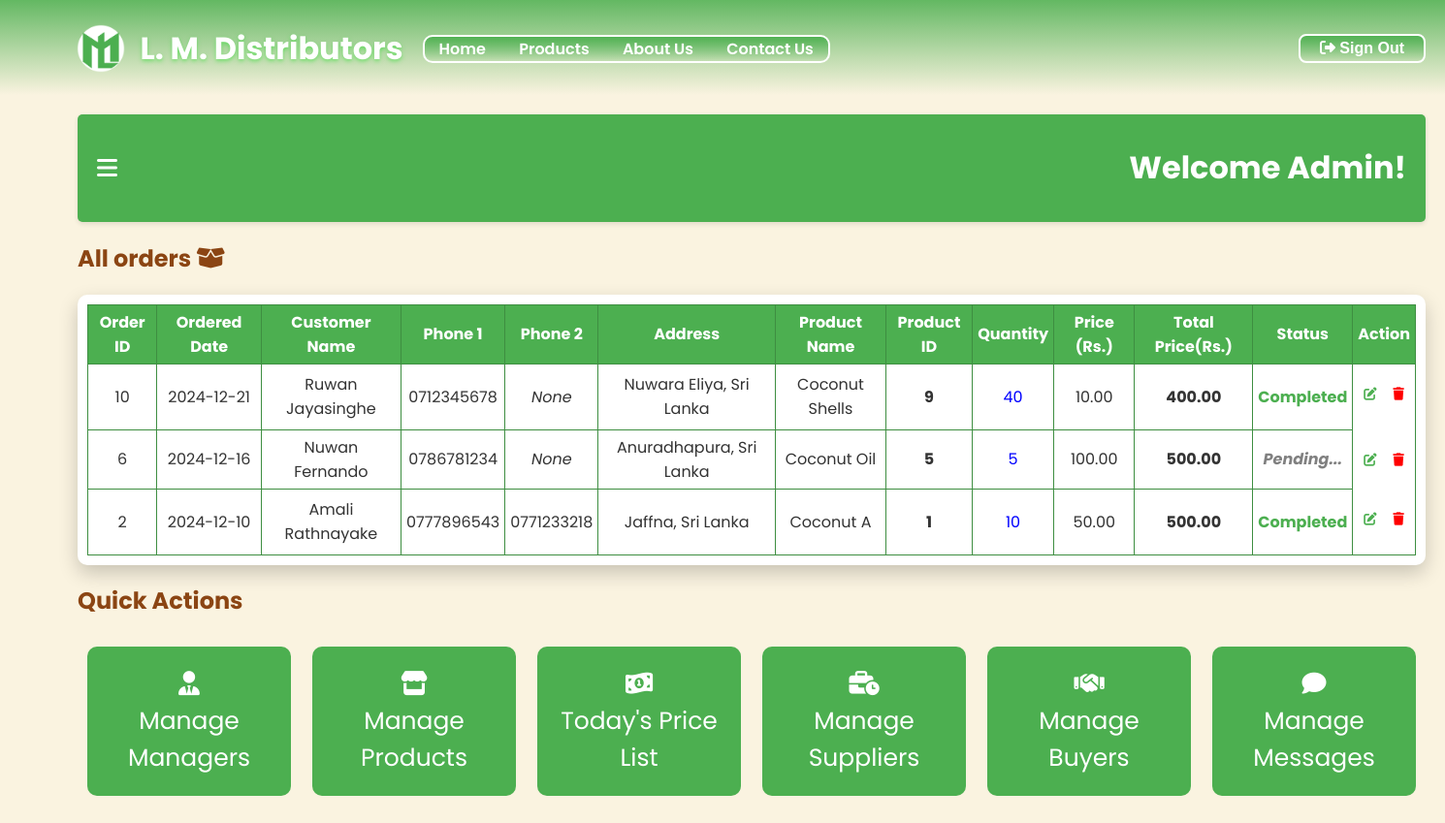
/manageOrders.php (signed in), run on the app's committed database.
### tables this page shows
CREATE TABLE `order` (
  `orderID` int(11) NOT NULL,
  `date` date NOT NULL,
  `name` varchar(255) NOT NULL,
  `phone1` varchar(15) NOT NULL,
  `phone2` varchar(15) DEFAULT NULL,
  `address` text NOT NULL,
  `productName` varchar(255) NOT NULL,
  `productid` int(11) DEFAULT NULL,
  `quantity` int(11) NOT NULL,
  `itemPrice` decimal(10,2) DEFAULT NULL,
  `totalPrice` decimal(10,2) NOT NULL,
  `status` enum('pending','completed','cancelled') NOT NULL
);

### manageOrders.php (the view, shortened to what this page needs)
<?php
include_once 'config.php';
    if(!isset($_SESSION['user_fName'])) {
        header('Location: login.php');
        exit();
    }
    else {
        $dob = $_SESSION['user_dob'];
        $today = date('m-d');
        $birthday = date('m-d', strtotime($dob));
        if($birthday == $today) {
            $greeting = "Happy Birthday ".htmlspecialchars($_SESSION['user_fName']). "!";
        }
        else {
            $greeting = "Welcome ".htmlspecialchars($_SESSION['user_fName'])."!";
        }
        $sql = "SELECT * FROM `order` ORDER BY `orderID` DESC";
        $result = $conn->query($sql);
    }
?>
<!DOCTYPE html>
<html lang="en">
<head>
    <link rel="stylesheet" href="./css/manageOrders.css">
    <link rel="stylesheet" href="https://cdnjs.cloudflare.com/ajax/libs/font-awesome/6.0.0-beta3/css/all.min.css">
</head>
<body>
    <?php include 'header.php'; ?>
    <div class="container">
        <div class="main-content">
            <div class="topbar">
                <i class="fas fa-bars" id="toggle-sidebar" title="Open Dashboard"></i>
                <h1><?php echo $greeting; ?></h1>
            </div>
            <h2 class="displayOrdersH2">All orders <i class="fa-solid fa-box-open"></i></h2>
            <center>
            <div class="displayOrders">
                <div class="custom-scroll">
                    <div class="content" id="scrollable-content">
                        <table class="listTable" border="1px">
                            <tr>
                                <th class="orderID">Order ID</th>
                                <th class="orderDate">Ordered Date</th>
                                <th class="customerName">Customer Name</th>
                                <th class="customerPhone1">Phone 1</th>
                                <th class="customerPhone2">Phone 2</th>
                                <th class="customerAddress">Address</th>
                                <th class="tName">Product Name</th>
                                <th class="productID">Product ID</th>
                                <th class="tQuantity">Quantity</th>
                                <th class="tPrice">Price (Rs.)</th>
                                <th class="totalPrice">Total Price(Rs.)</th>
                                <th class="tStatus">Status</th>
                                <th class="tAction">Action</th>
                            </tr>
                            <?php while($row = $result->fetch_assoc()): ?>
                            <tr>
                                <td class="orderID"><?php echo htmlspecialchars($row['orderID']); ?></td>
                                <td class="orderDate"><?php echo $row['date']; ?></td>
                                <td class="customerName"><?php echo $row['name']; ?></td>
                                <td class="customerPhone1"><?php echo $row['phone1']; ?></td>
                                <td class="customerPhone2">
                                    <?php echo !empty($row['phone2']) ? htmlspecialchars($row['phone2']) : '<em>None</em>'; ?>
                                </td>
                                <td class="customerAddress"><?php echo $row['address']; ?></td>
                                <td class="tName"><?php echo $row['productName']; ?></td>
                                <td class="productID"><?php echo $row['productid']; ?></td>
                                <td class="tQuantity"><?php echo $row['quantity']; ?></td>
                                <td class="tPrice"><?php echo $row['itemPrice']; ?></td>
                                <td class="totalPrice"><?php echo $row['totalPrice']; ?></td>
                                <td class="tStatus">
                                    <?php echo $row['status'] == 'completed' ? "<p class='completeStatus'>Completed</p>" : "<em class='pendingStatus'>Pending...</em>"; ?>
                                </td>
                                <td class="tAction actionBtn">
                                    <form method="POST" action="">
                                        <button type="submit" name="editOrderBtn" class="actionBtns" id="editOrderBtn" title="Edit Status">
                                            <i class="fa-solid fa-edit"></i>
                                        </button>
                                    </form>
                                    <form method="POST" action="" onsubmit="return confirmDelete();">
                                        <button type="submit" name="deleteOrderBtn" class="actionBtns" id="deleteOrderBtn" title="Delete Order">
                                            <i class="fa-solid fa-trash"></i>
                                        </button>
                                    </form>
                                </td>
                            </tr>
                            <?php endwhile; ?>
                        </table>
                    </div>
                </div>
            </div>
            </center>
            <h2 class="quickH2">Quick Actions</h2>
            <div class="quick">
                <div class="card">
                    <a href="./manageManagers.php" title="Managers Management"><i class="fas fa-user-tie"></i><br>Manage Managers</a>
                </div>
                <div class="card">
                    <a href="./manageProducts.php" title="Products Management"><i class="fa-solid fa-store"></i><br>Manage Products</a>
                </div>
                <div class="card">
                    <a href="./todayPrice.php" title="Buyers & Sellers price list"><i class="fa-solid fa-money-bill-1-wave"></i><br>Today's Price List</a>
                </div>
                <div class="card">
                    <a href="./supplyManagement.php" title="Suppliers Management"><i class="fa-solid fa-business-time"></i><br>Manage Suppliers</a>
                </div>
                <div class="card">
                    <a href="./buyersManagement.php" title="Buyers Management"><i class="fa-solid fa-handshake"></i><br>Manage Buyers</a>
                </div>
                <div class="card">
                    <a href="./manageMessages.php" title="Messages Management"><i class="fa-solid fa-comment"></i><br>Manage Messages</a>
                </div>
            </div>
        </div>
    </div>
</body>
</html>

### css/manageOrders.css (style rules this page uses)
body { margin: 0; font-family: 'Poppins', sans-serif; background-color: #FAF3E0; color: #333; }
.container { display: flex; height: 100vh; }
.main-content h2 { color: #8B4513; }
.main-content { flex-grow: 1; padding: 20px; margin-left: 60px; }
.topbar { display: flex; align-items: center; justify-content: space-between; padding: 10px 20px; background-color: #4CAF50; border-radius: 5px; box-shadow: 0 2px 5px rgba(0, 0, 0, 0.1); }
.topbar i { font-size: 24px; cursor: pointer; color: #fff; }
.topbar h1 { color: #fff; }
.custom-scroll { border: none; border-radius: 10px; background-color: #fff; width: fit-content; max-height: 600px; height: fit-content; overflow: hidden; position: relative; box-shadow: 0 8px 20px rgba(0, 0, 0, 0.2); animation: fadeIn 1s ease-in-out; }
.content { max-height: 600px; height: fit-content; overflow-y: scroll; overflow-x: scroll; scroll-behavior: smooth; padding: 10px; box-sizing: content-box; }
.listTable { border-collapse: collapse; border: 1px solid #3E8E41; }
.listTable th { background-color: #4CAF50; color: #fff; padding: 5px; }
.listTable td { text-align: center; background-color: #fff; padding: 5px; }
.completeStatus { color: #4CAF50; font-weight: bold; }
.pendingStatus { color: gray; font-weight: bold; }
.productID { font-weight: bold; }
.tQuantity { color: blue; }
.totalPrice { font-weight: bold; }
.actionBtns { border: none !important; background-color: transparent; }
.actionBtn { display: flex; justify-content: space-between; flex-direction: row; padding: 100%; margin-top: 20%; border: none !important; }
.fa-edit { color: #4CAF50; cursor: pointer; }
.fa-trash { color: red; cursor: pointer; }
.quick { display: flex; justify-content: space-between; }
.card { border: none; border-radius: 10px; padding: 20px; margin: 10px; width: 170px; background-color: #4CAF50; cursor: pointer; text-align: center; transition: transform 1s ease; }
.card a { text-decoration: none; font-size: 25px; color: #fff; }

### data on the page
order: orderID "10", date "2024-12-21", name "Ruwan Jayasinghe", phone1 "0712345678", shows "None", address "Nuwara Eliya, Sri Lanka", productName "Coconut Shells", productid "9", quantity "40", itemPrice "10.00", totalPrice "400.00", status "Completed"
order: orderID "6", date "2024-12-16", name "Nuwan Fernando", phone1 "0786781234", shows "None", address "Anuradhapura, Sri Lanka", productName "Coconut Oil", productid "5", quantity "5", itemPrice "100.00", totalPrice "500.00", status "Pending..."
order: orderID "2", date "2024-12-10", name "Amali Rathnayake", phone1 "0777896543", phone2 "0771233218", address "Jaffna, Sri Lanka", productName "Coconut A", productid "1", quantity "10", itemPrice "50.00", totalPrice "500.00", status "Completed"

### other printed values
$greeting "Welcome Admin!"
